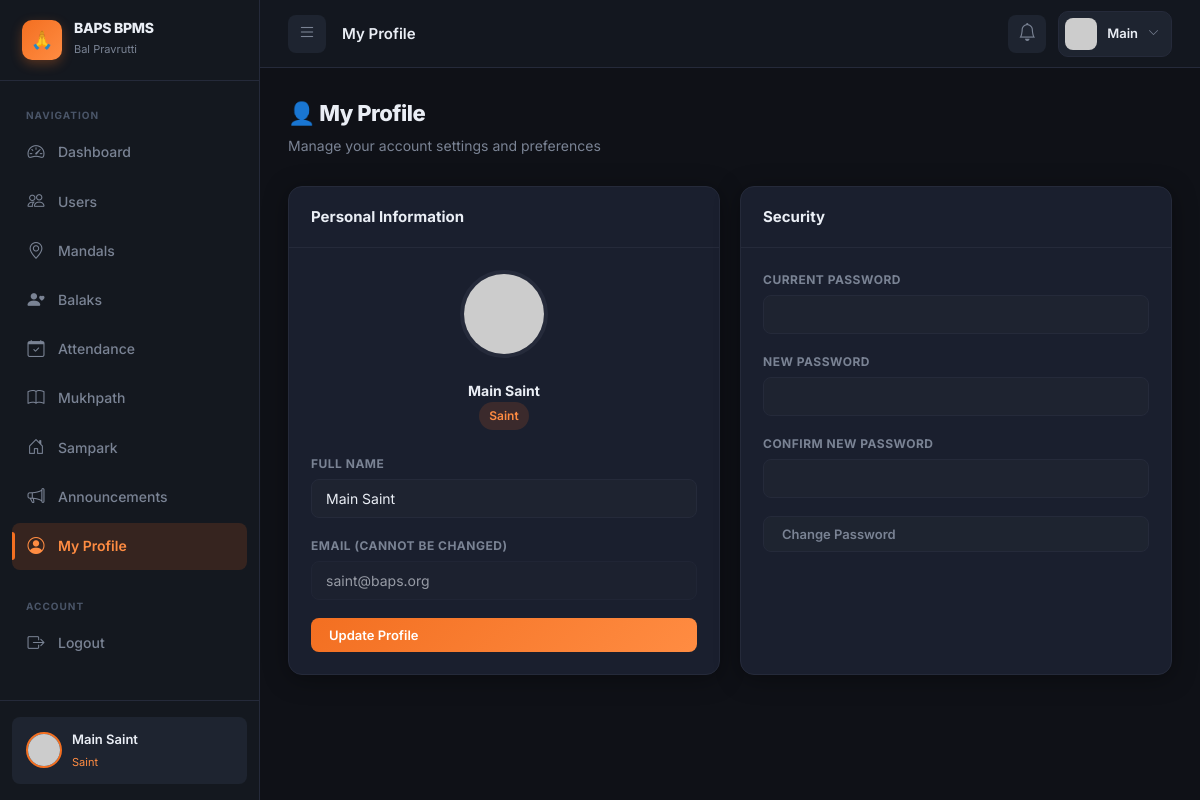
The app's page /profile.php (signed in) with its own data.
### tables this page shows
CREATE TABLE IF NOT EXISTS users (
    id INT AUTO_INCREMENT PRIMARY KEY,
    full_name VARCHAR(100) NOT NULL,
    email VARCHAR(100) NOT NULL UNIQUE,
    password VARCHAR(255) NOT NULL,
    role_id INT,
    zone_id INT DEFAULT NULL,
    cluster_id INT DEFAULT NULL,
    mandal_id INT DEFAULT NULL,
    created_at TIMESTAMP DEFAULT CURRENT_TIMESTAMP,
    FOREIGN KEY (role_id) REFERENCES roles(id),
    FOREIGN KEY (zone_id) REFERENCES zones(id),
    FOREIGN KEY (cluster_id) REFERENCES clusters(id),
    FOREIGN KEY (mandal_id) REFERENCES mandals(id)
);

CREATE TABLE IF NOT EXISTS roles (
    id INT AUTO_INCREMENT PRIMARY KEY,
    role_name VARCHAR(50) NOT NULL UNIQUE
);

### profile.php (the view, shortened to what this page needs)
<?php
require_once 'config.php';
$user_id = $_SESSION['user_id'];
$user = $pdo->prepare("SELECT u.*, r.role_name FROM users u JOIN roles r ON u.role_id = r.id WHERE u.id = ?");
$user->execute([$user_id]);
$u = $user->fetch();
?>
<!DOCTYPE html>
<html lang="en">
<head>
    <link rel="stylesheet" href="https://cdn.jsdelivr.net/npm/bootstrap-icons@1.11.3/font/bootstrap-icons.min.css">
    <link rel="stylesheet" href="style.css">
</head>
<body>
<div id="wrapper">
    <?php include 'sidebar.php'; ?>
    <div id="content">
        <?php include 'header.php'; ?>
        <div class="main-content">
            <div class="page-header">
                <h2>👤 My Profile</h2>
                <p>Manage your account settings and preferences</p>
            </div>
            <div class="grid-2">
                <div class="card">
                    <div class="card-header"><h5>Personal Information</h5></div>
                    <div class="card-body">
                        <div style="text-align:center;margin-bottom:24px;">
                            <img src="https://ui-avatars.com/api/?name=<?php echo urlencode($u['full_name']); ?>&background=f36f21&color=fff&size=120&bold=true" style="border-radius:50%;border:4px solid var(--card-border);">
                            <h4 style="margin-top:16px;"><?php echo htmlspecialchars($u['full_name']); ?></h4>
                            <span class="badge-custom badge-orange"><?php echo htmlspecialchars($u['role_name']); ?></span>
                        </div>
                        <form method="POST">
                            <div class="form-group-dark">
                                <label class="form-label-dark">Full Name</label>
                                <input type="text" name="full_name" class="form-control-dark" value="<?php echo htmlspecialchars($u['full_name']); ?>" required>
                            </div>
                            <div class="form-group-dark">
                                <label class="form-label-dark">Email (Cannot be changed)</label>
                                <input type="email" class="form-control-dark" value="<?php echo htmlspecialchars($u['email']); ?>" disabled style="opacity:0.6;">
                            </div>
                            <button type="submit" class="btn-primary-custom w-100">Update Profile</button>
                        </form>
                    </div>
                </div>
                <div class="card">
                    <div class="card-header"><h5>Security</h5></div>
                    <div class="card-body">
                        <form method="POST">
                            <div class="form-group-dark">
                                <label class="form-label-dark">Current Password</label>
                                <input type="password" name="current_pw" class="form-control-dark" required>
                            </div>
                            <div class="form-group-dark">
                                <label class="form-label-dark">New Password</label>
                                <input type="password" name="new_pw" class="form-control-dark" required>
                            </div>
                            <div class="form-group-dark">
                                <label class="form-label-dark">Confirm New Password</label>
                                <input type="password" name="confirm_pw" class="form-control-dark" required>
                            </div>
                            <button type="submit" class="btn-secondary-custom w-100">Change Password</button>
                        </form>
                    </div>
                </div>
            </div>
        </div>
    </div>
</div>
</body>
</html>

### sidebar.php (shortened to what this page needs)
<?php
$current_page = basename($_SERVER['PHP_SELF']);
$role_name    = $_SESSION['role_name'];
$full_name    = $_SESSION['full_name'];
$avatar_url   = 'https://ui-avatars.com/api/?name=' . urlencode($full_name) . '&background=f36f21&color=fff&bold=true&size=64';
$nav_items = [
    ['href' => 'dashboard.php', 'icon' => 'bi-speedometer2', 'label' => 'Dashboard', 'roles' => null],
    ['href' => 'users.php',     'icon' => 'bi-people',        'label' => 'Users',     'roles' => ['Saint']],
    ['href' => 'mandals.php',   'icon' => 'bi-geo-alt',       'label' => 'Mandals',   'roles' => ['Saint']],
    ['href' => 'balaks.php',    'icon' => 'bi-person-heart',  'label' => 'Balaks',    'roles' => ['Saint','Nirdheshak','Agresar','Nirikshak','Karyakar','Sah-Karyakar']],
    ['href' => 'attendance.php','icon' => 'bi-calendar-check','label' => 'Attendance','roles' => ['Saint','Nirdheshak','Agresar','Nirikshak','Karyakar','Sah-Karyakar']],
    ['href' => 'mukhpath.php',  'icon' => 'bi-book',          'label' => 'Mukhpath',  'roles' => null],
    ['href' => 'sampark.php',   'icon' => 'bi-house-door',    'label' => 'Sampark',   'roles' => null],
    ['href' => 'announcements.php','icon' => 'bi-megaphone',  'label' => 'Announcements','roles' => null],
    ['href' => 'profile.php',   'icon' => 'bi-person-circle', 'label' => 'My Profile',   'roles' => null],
];
?>
<nav id="sidebar">
    <div class="sidebar-brand">
        <div class="sidebar-brand-icon">🙏</div>
        <div class="sidebar-brand-text">
            <h4>BAPS BPMS</h4>
            <small>Bal Pravrutti</small>
        </div>
    </div>
    <div class="sidebar-nav">
        <div class="nav-label">Navigation</div>
        <?php foreach ($nav_items as $item):
            $is_active = ($current_page === $item['href']) ? 'active' : '';
        ?>
        <a href="<?php echo $item['href']; ?>" class="<?php echo $is_active; ?>">
            <i class="bi <?php echo $item['icon']; ?>"></i>
            <?php echo $item['label']; ?>
        </a>
        <?php endforeach; ?>
        <div class="nav-label" style="margin-top:12px;">Account</div>
        <a href="logout.php" class="<?php echo $current_page == 'logout.php' ? 'active' : ''; ?>" id="logoutLink">
            <i class="bi bi-box-arrow-right"></i>
            Logout
        </a>
    </div>
    <div class="sidebar-footer">
        <div class="sidebar-user">
            <img src="<?php echo $avatar_url; ?>" alt="Avatar" class="sidebar-avatar">
            <div class="sidebar-user-info">
                <h6><?php echo htmlspecialchars($full_name); ?></h6>
                <small><?php echo htmlspecialchars($role_name); ?></small>
            </div>
        </div>
    </div>
</nav>

### header.php (shortened to what this page needs)
<?php
$full_name  = $_SESSION['full_name'];
$avatar_url = 'https://ui-avatars.com/api/?name=' . urlencode($full_name) . '&background=f36f21&color=fff&bold=true&size=64';
$page_titles = [
    'dashboard.php'    => 'Dashboard',
    'users.php'        => 'User Management',
    'balaks.php'       => 'Balaks',
    'attendance.php'   => 'Attendance',
    'attendance_report.php' => 'Attendance Report',
    'sampark.php'      => 'Sampark (Home Visits)',
    'announcements.php'=> 'Announcements',
    'profile.php'      => 'My Profile',
];
$current  = basename($_SERVER['PHP_SELF']);
$pg_title = $page_titles[$current] ?? 'BAPS BPMS';
?>
<nav class="topbar">
    <div class="topbar-left">
        <button class="sidebar-toggle" id="sidebarToggle" aria-label="Toggle sidebar">
            <i class="bi bi-list"></i>
        </button>
        <span class="topbar-title"><?php echo $pg_title; ?></span>
    </div>
    <div class="topbar-right">
        <a href="#" class="topbar-badge" title="Notifications">
            <i class="bi bi-bell"></i>
        </a>
        <div class="dropdown" id="profileDropdown">
            <div class="topbar-avatar-btn" id="profileBtn">
                <img src="<?php echo $avatar_url; ?>" alt="Avatar">
                <span><?php echo htmlspecialchars(explode(' ', $full_name)[0]); ?></span>
                <i class="bi bi-chevron-down" style="font-size:11px; color:var(--text-muted);"></i>
            </div>
        </div>
    </div>
</nav>

### records on screen
users: full_name "Main Saint", role.role_name "Saint", email "saint@baps.org"

### other values on screen
$item['label'] "Dashboard"
$item['label'] "Users"
$item['label'] "Mandals"
$item['label'] "Balaks"
$item['label'] "Attendance"
$item['label'] "Mukhpath"
$item['label'] "Sampark"
$item['label'] "Announcements"
$item['label'] "My Profile"
$full_name "Main Saint"
$role_name "Saint"
$pg_title "My Profile"
explode(' ', $full_name)[0] "Main"
